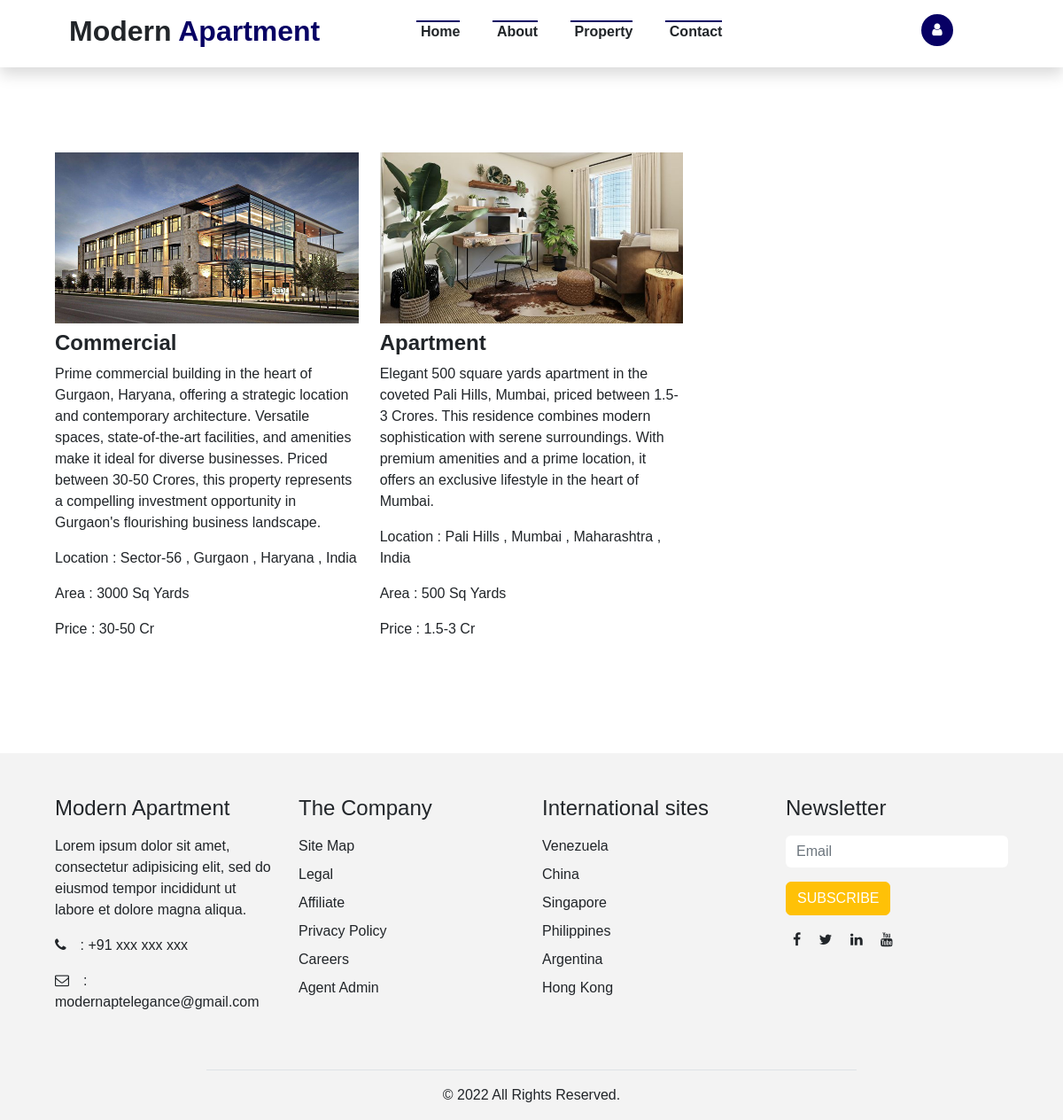
Page /searchresult/ (signed in) on the committed database.
### Property_Data/models.py (models this page shows)
class property(models.Model):
    Category_Choice = (
        ('', 'category'),
        ('Commercial', 'Commercial'),
        ('Land', 'Land'),
        ('Vacation/Short-term Rentals', 'Vacation/Short-term Rentals'),
        ('Residential', 'Residential'),
        ('Plot', 'Plot'),
        ('Apartment', 'Apartment'),
    )
    Property_category = models.CharField(choices=Category_Choice, max_length=100, null=True)
    Property_Description = models.TextField()
    Property_location = models.TextField(default='India')
    Property_price = models.CharField(max_length=30,default=0.0)
    Property_area = models.CharField(max_length=30,default=0.0)
    Property_images = models.FileField(upload_to='properties')

### Modern_Apartment/views.py (the view)
# urls.py: path('searchresult/', views.searchresult,name='searchresult'),
@login_required(login_url='loginpage')
def searchresult(request):
    form4=NewsletterForm(request.POST)
    propertydata=property.objects.all()[:2]
    context={
        'form4':form4,
        'propertydata':propertydata
    }
    return render(request, 'searchresult.html',context)

### Modern_Apartment/forms.py
class NewsletterForm(forms.Form):
    email=forms.EmailField(widget=forms.EmailInput(attrs={'class':'form-control my-3 border-0', 'type':'email', 'name':'email', 'placeholder':'Email'}))

### template/searchresult.html (shortened to what this page needs)
{% extends 'base.html' %}{% block content %}
<section id="sites" class="filtered-sites my-5">
    <div class="row justify-content-center m-0 mt-5 pt-5">
      <div class="col-sm-11">
        <div class="row">
          {% for property_item in propertydata %}
          <div class="col-sm-4 text-start">
            <img src="/media/{{ property_item.Property_images }}" class="img-fluid" />
            <h4 class="fw-bold mt-2">{{ property_item.Property_category }}</h4>
            <p>{{ property_item.Property_Description | safe }}</p>
            <p>Location : {{ property_item.Property_location}}</p>
            <p>Area : {{ property_item.Property_area}}</p>
            <p>Price : {{ property_item.Property_price}}</p>
          </div>
          {% empty %}
          <p class="text-center fs-2 blue fw-bold">No Property Found</p>
          {% endfor %}
        </div>
      </div>
    </div>
</section>
  <div class="row justify-content-center m-0 mt-4 pb-5">
    <div class="col-sm-11">
      <div class="row justify-content-end">
        <div class="col-sm-3">
        </div>
      </div>
    </div>
  </div>
{% endblock %}

### static/css/style.css (style rules this page uses)
* { font-family: popins,sans-serif; }

### rows in the picture
property: Property_images (picture), Property_category "Commercial", Property_Description "Prime commercial building in the heart of Gurgaon, Haryana, offering a strategic location and contemporary architecture. Versatile spaces, state-of-the-art facilities, and amenities make it ideal for diverse businesses. Priced between 30-50 Crores, this property represents a compelling investment opportunity in Gurgaon's flourishing business landscape.", Property_location "Sector-56 , Gurgaon , Haryana , India", Property_area "3000 Sq Yards", Property_price "30-50 Cr"
property: Property_images (picture), Property_category "Apartment", Property_Description "Elegant 500 square yards apartment in the coveted Pali Hills, Mumbai, priced between 1.5-3 Crores. This residence combines modern sophistication with serene surroundings. With premium amenities and a prime location, it offers an exclusive lifestyle in the heart of Mumbai.", Property_location "Pali Hills , Mumbai , Maharashtra , India", Property_area "500 Sq Yards", Property_price "1.5-3 Cr"
